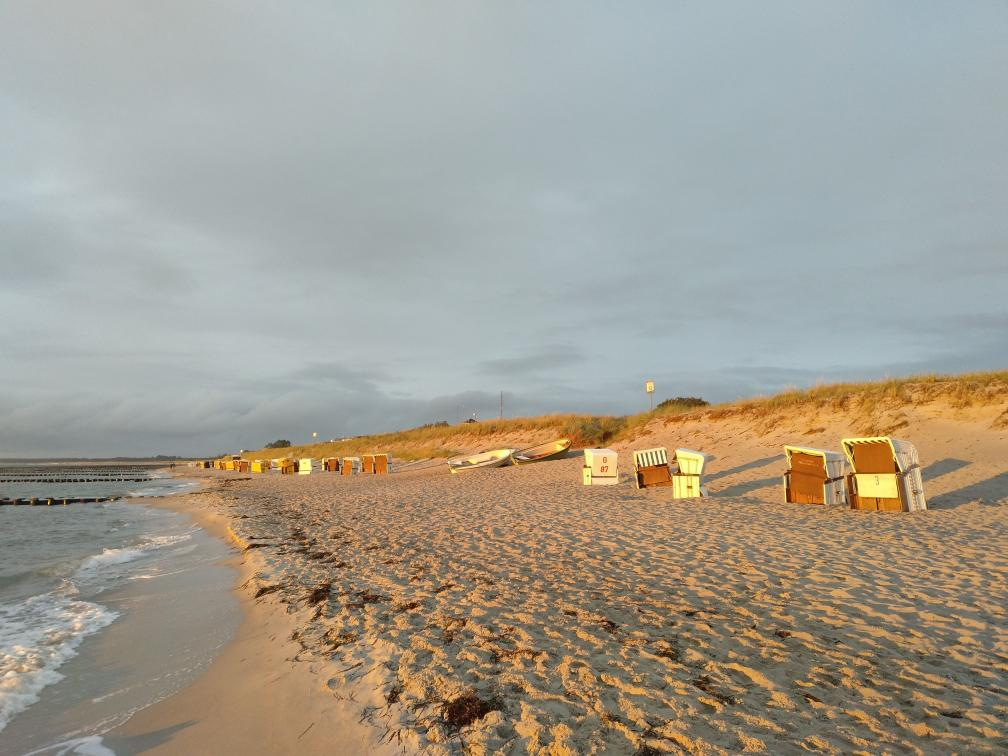
#> input picture lab2/data/sea.jpg, 1008 x 756 px
$ jupyter execute Homework.ipynb
#> lines starting #> are read from the running program, lines starting #| are printed output that depends on the picture
# Prac 02
For this homework you will have to complete and implement the colour balancing for:
* Gray world algorithm
* Scale-by-max algorithm

You are free to use your own images. Experiment with more images and think about the effect each of the algorithms has on the resulting (balanced) image.

### Colour Balancing
In this notebook we will show different type of colour balancing making use of von Kries' hypothesis.

[cell 1]
import cv2
import numpy as np
from matplotlib import pyplot as plt
plt.rcParams['figure.figsize'] = [15, 5]

[cell 2]
img = cv2.imread('./data/sea.jpg')
#> img is the input picture: shape (756, 1008, 3); mean B, G, R 144.1, 156.8, 162.3
img = cv2.cvtColor(img, cv2.COLOR_BGR2RGB)
plt.imshow(img)

### White patch
In white patch algorithm we choose a group of pixels we know they should be white. We then scale the resulting image colour channels by this white patch.

[cell 3]
# Define white patch and the coefficients
row, col = 485, 864
white = img[row, col, :]
#> white = [252, 242, 127]
coeffs = 255.0/white
#> coeffs = [1.01, 1.05, 2.01]

# Apply white balancing and generate balanced image
balanced = np.zeros_like(img, dtype=np.float32)
for channel in range(3):
    balanced[..., channel] = img[..., channel] * coeffs[channel]
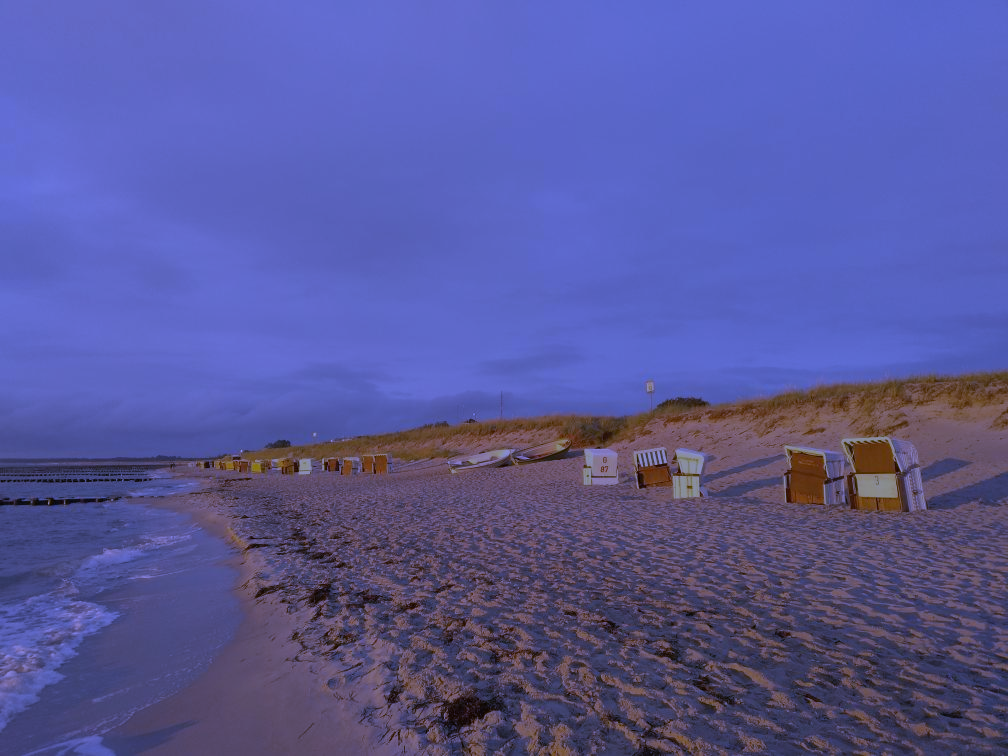
#> balanced: shape (756, 1008, 3) float32; mean R, G, B 164.2, 165.2, 289.2; drawn with min black and max white

# White patching does not guarantee that the dynamic range is preserved, images must be clipped.
balanced = balanced/255
balanced[balanced > 1] = 1
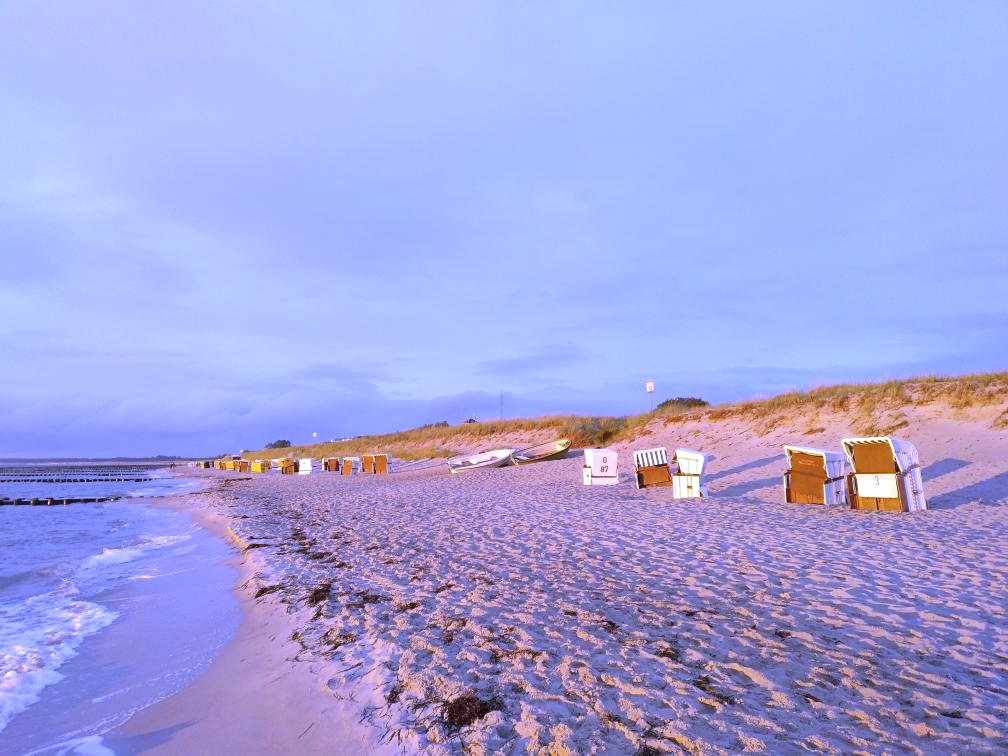
#> balanced: shape (756, 1008, 3) float32; mean R, G, B 0.644, 0.648, 0.879

plt.subplot(121), plt.imshow(img)
plt.subplot(122), plt.imshow(balanced)
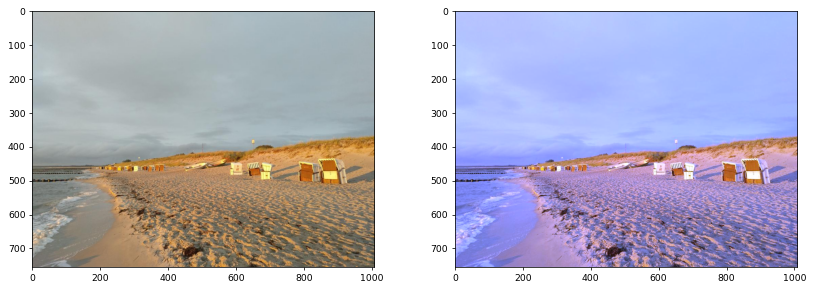
#> figure drawn by matplotlib, 2 panels

### Gray world
This algorithm assumes that a scene, on average, is gray.

[cell 4]
# Load your image
img = cv2.imread('./data/dark.png')
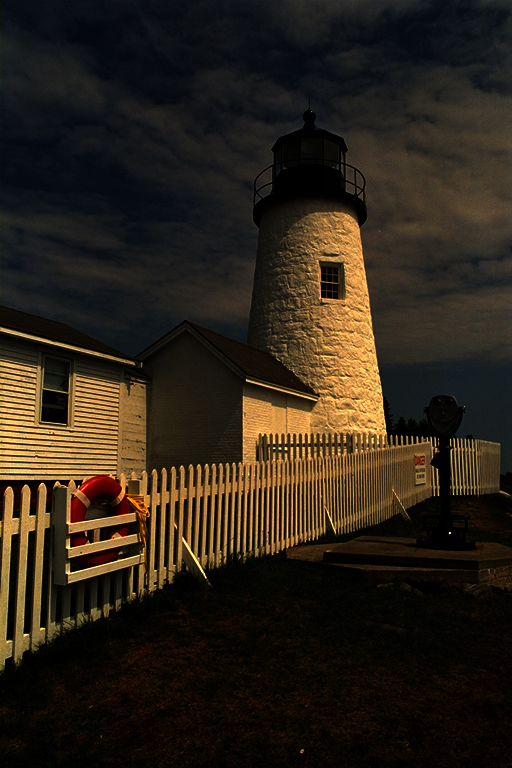
#> input picture lab2/data/dark.png, 512 x 768 px
#> img is the input picture: shape (768, 512, 3); mean B, G, R 23, 35.5, 44.4
img = cv2.cvtColor(img, cv2.COLOR_BGR2RGB)

# Compute the mean values for all three colour channels (red, green, blue)
mean_r = img[:, :, 0].mean()
#> mean_r = 44.36
mean_g = img[:, :, 1].mean()
#> mean_g = 35.5
mean_b = img[:, :, 2].mean()
#> mean_b = 23.05

# Compute the coefficients kr, kg, kb
# Note: there are 3 coefficients to compute but we only have 2 equations.
# Therefore, you have to make an assumption, fix the value of one of the
# coefficients and compute the remining two
# Hint: You can fix the coefficient of the brightest colour channel to 1.
kr = 1
kg = mean_r / mean_g
#> kg = 1.25
kb = mean_r / mean_b
#> kb = 1.92

# Apply color balancing and generate the balanced image
balanced = np.copy(img)
balanced[:, :, 1] = img[:, :, 1] * kg
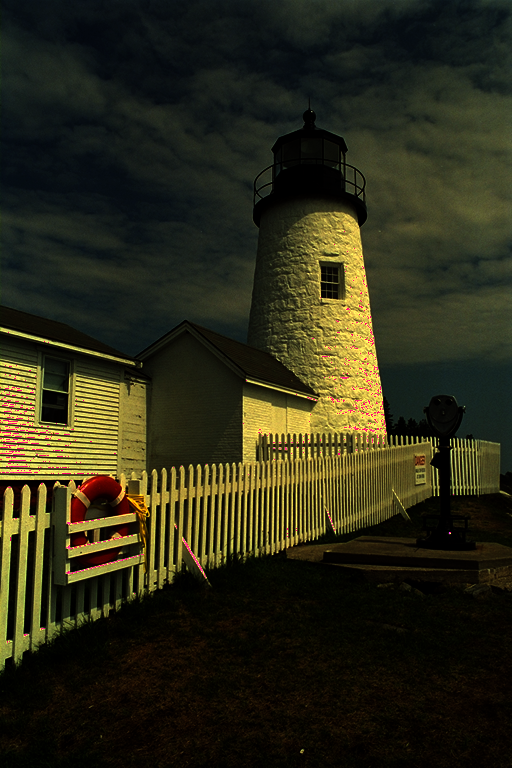
#> balanced: shape (768, 512, 3); mean R, G, B 44.4, 42.8, 23
balanced[:, :, 2] = img[:, :, 2] * kb
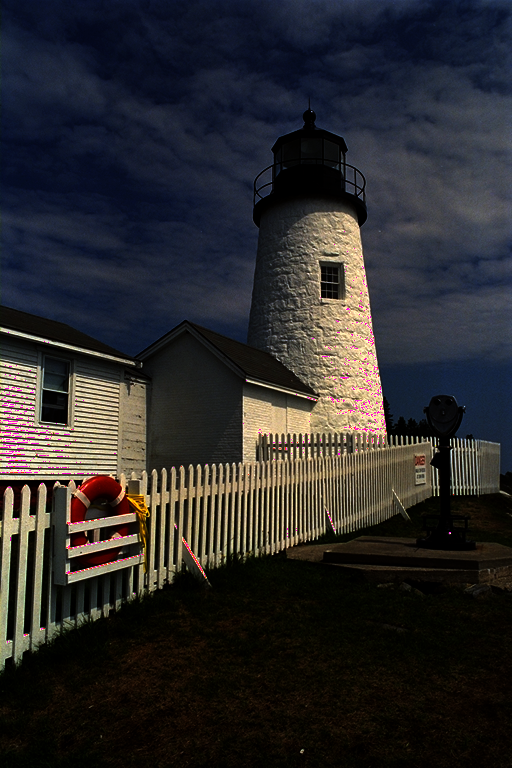
#> balanced: shape (768, 512, 3); mean R, G, B 44.4, 42.8, 43.7

# Show the original and the balanced image side by side
plt.subplot(121), plt.imshow(img)
plt.subplot(122), plt.imshow(balanced)

### Scale-by-max
This is a straightforward algorithm that scales each colour channel by its maximum value. Note that it is sensitive to noise and saturations.

[cell 5]
# Load your image
img = cv2.imread('./data/sea.jpg')
img = cv2.cvtColor(img, cv2.COLOR_BGR2RGB)

# Compute the maximum values for all three colour channels (red, green, blue)
max_r = np.max(img[:, :, 0])
#> max_r = 255
max_g = np.max(img[:, :, 1])
#> max_g = 255
max_b = np.max(img[:, :, 2])
#> max_b = 237

# Apply scale-by-max balancing and generate the balanced image
balanced = np.copy(img)
balanced[:, :, 0] = (img[:, :, 0] / max_r) * 255
balanced[:, :, 1] = (img[:, :, 1] / max_g) * 255
balanced[:, :, 2] = (img[:, :, 2] / max_b) * 255
#> balanced: shape (756, 1008, 3)

plt.subplot(121), plt.imshow(img)
plt.subplot(122), plt.imshow(balanced)
